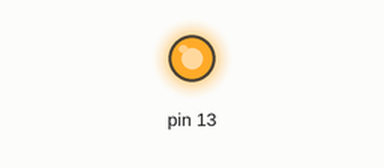
This sketch was run on a simulated Arduino Uno, built with avr-gcc and run on an emulated ATmega328P. On the bench: output pins drawn as LEDs (lit = HIGH).

Above: at 1.5 s.
At 4.5 s:
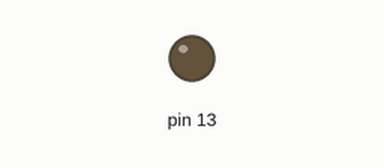
Timing chart, 0 to 7.8 s (numbered marks = the images above):
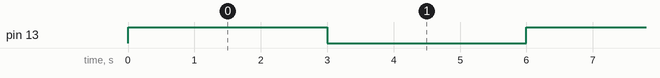

The sketch:

blink.ino
```cpp
#include <avr/io.h>      // AVR register tanımları için
#include <util/delay.h>  // Gecikme fonksiyonları için

int main(void) {
    // PB5 (Pin 13) çıkış olarak ayarla
    DDRB |= (1 << DDB5);

    while (1) {
        // LED'i yak (PB5'i yüksek yap)
        PORTB |= (1 << PORTB5);
        _delay_ms(3000); // 1 saniye bekle
        // LED'i söndür (PB5'i düşük yap)
        PORTB &= ~(1 << PORTB5);
        _delay_ms(3000); // 1 saniye bekle
    }
    return 0;
}
```

Measured:
- by itself, pin 13: alternates HIGH for 3.0 s and LOW for 3.0 s
